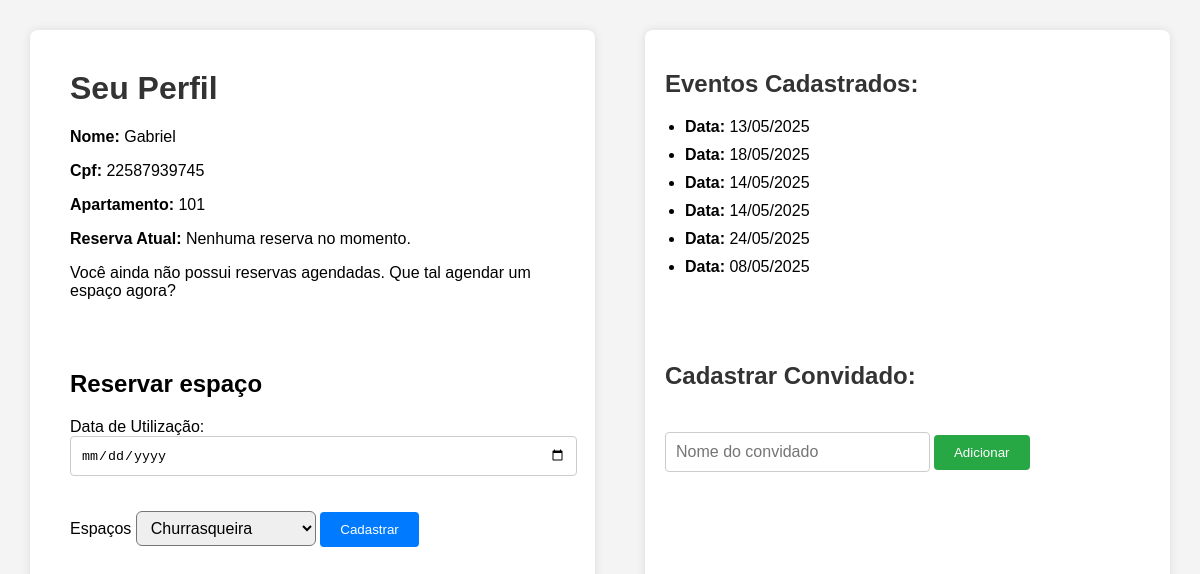
The app's page /cadastro_evento (signed in), older data.
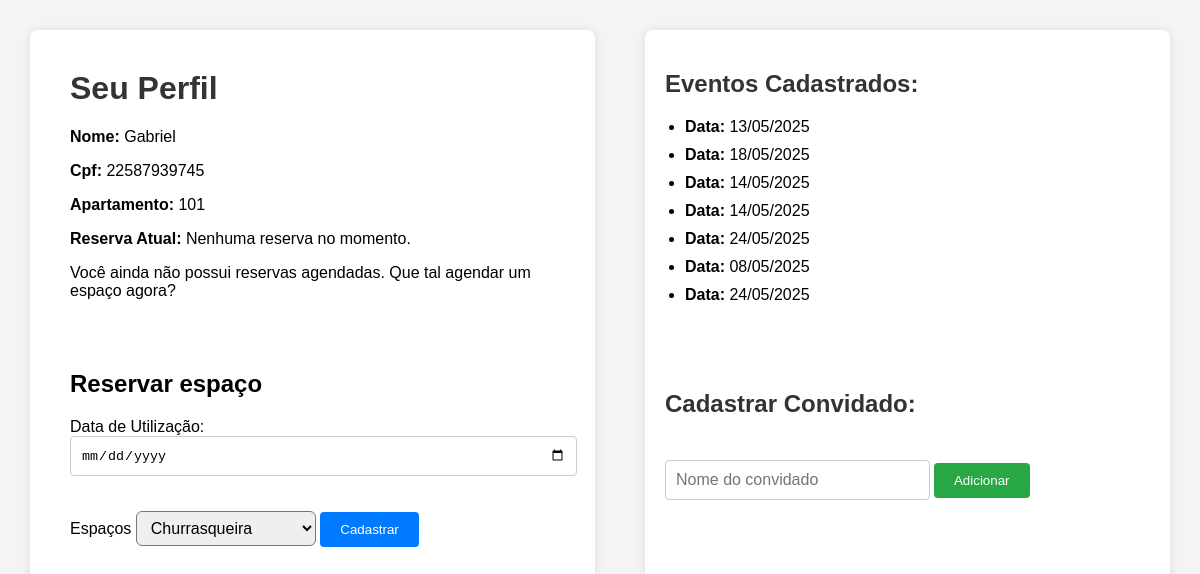
The same page, newer data.
### app.py (models this page shows)
class Espaco(db.Model):
    __tablename__ = 'agendamento_evento'
    id = db.Column(db.Integer, primary_key=True)
    cpf_morador = db.Column(db.Integer, nullable=False)
    data = db.Column(db.DateTime, nullable = False)
    local = db.Column(db.Integer)
    ambientes = db.Column(db.String(50), nullable=False)
    apartamento = db.Column(db.String(10), nullable=False)

### app.py (the view)
@app.route('/cadastro_evento', methods=['GET', 'POST'])
def evento():
    nome_usuario = session.get('usuario_nome')
    cpf_morador = session.get('usuario_cpf')
    ap_morador = session.get('usuario_apartamento')
    eventos = Espaco.query.filter_by(cpf_morador=cpf_morador).all()
    return render_template('cadastrar_evento.html', nome=nome_usuario , cpf = cpf_morador , apartamento = ap_morador , eventos = eventos)

### templates/cadastrar_evento.html (shortened to what this page needs)
<!DOCTYPE html>
<html lang="pt-br">
<head>
</head>
<body>
  <div class="container">
    <div class="formulario">
        <h1>Seu Perfil</h1>
            <div class="perfil-info">
              <p><strong>Nome:</strong> {{ nome }}</p>
              <p><strong>Cpf:</strong> {{ cpf }}</p>
              <p><strong>Apartamento:</strong> {{ apartamento }}</p>
              <p><strong>Reserva Atual:</strong> Nenhuma reserva no momento.</p>
              <p>Você ainda não possui reservas agendadas. Que tal agendar um espaço agora?</p>
            </div>
          <form method="POST" action="/addEvento" class="espacamento-superior">
          <h2>{{ 'Editar Familiar' if familiar_editado else 'Reservar espaço' }}</h2>
          <label>Data de Utilização:</label>
          <input type="date" name="data_uso" required>
          <label>Espaços </label>
          <select name="select" id="" class="campo-select">
            <option value="churrasqueira">Churrasqueira</option>
          </select>
        <button type="submit">{{ 'Salvar' if familiar_editado else 'Cadastrar' }}</button>
      </form>
    </div>
    <div class="lista-convidados">
      <div class="eventos-cadastrados">
        <h2>Eventos Cadastrados:</h2>
        <ul>
          {% for evento in eventos %}
            <li>
              <strong>Data:</strong> {{ evento.data.strftime('%d/%m/%Y') }}
            </li>
          {% endfor %}
        </ul>
      </div>
      <div class="cadastro-convidado">
        <h2>Cadastrar Convidado:</h2>
        <form method="POST" action="/addConvidado">
          <input type="text" name="nome_convidado" placeholder="Nome do convidado" required>
          <button type="submit">Adicionar</button>
        </form>
      </div>
    </div>
  </div>
</body>
</html>

### templates/cadastrar_evento.html (style rules this page uses)
body { font-family: Arial, sans-serif; margin: 0; background-color: #f4f4f4; }
.container { display: flex; padding: 30px; gap: 50px; }
.formulario { flex: 1; background-color: #ffffff; padding: 40px; border-radius: 8px; box-shadow: 0 0 10px rgba(0, 0, 0, 0.1); min-height: 80vh; }
.formulario h1 { margin-top: 0; color: #333; }
.formulario input[type="date"] { width: 100%; padding: 10px; margin-bottom: 35px; border-radius: 4px; border: 1px solid #ccc; }
.formulario button { padding: 10px 20px; border: none; background-color: #007BFF; color: white; border-radius: 4px; cursor: pointer; }
.espacamento-superior { margin-top: 70px; }
.campo-select { width: 180px; height: 35px; font-size: 16px; padding: 5px 10px; border-radius: 6px; }
.lista-convidados { flex: 1; background-color: #ffffff; padding: 20px; border-radius: 8px; max-height: 90vh; overflow-y: auto; box-shadow: 0 0 10px rgba(0, 0, 0, 0.1); display: flex; flex-direction: column; }
.eventos-cadastrados { margin-bottom: 30px; }
.eventos-cadastrados ul { list-style-type: disc; padding-left: 20px; }
.eventos-cadastrados li { margin-bottom: 10px; }
.lista-convidados h2 { color: #333; }
.cadastro-convidado { margin-top: 20px; }
.cadastro-convidado h2 { margin-top: 20px; margin-bottom: 42px; }
.cadastro-convidado input[type="text"] { width: 50%; padding: 10px; margin-bottom: 15px; border-radius: 4px; border: 1px solid #ccc; font-size: 16px; }
.cadastro-convidado button { padding: 10px 20px; border: none; background-color: #28a745; color: white; border-radius: 4px; cursor: pointer; }

Row changes from the older to the newer data that the page shows:
added Espaco: data "24/05/2025"
